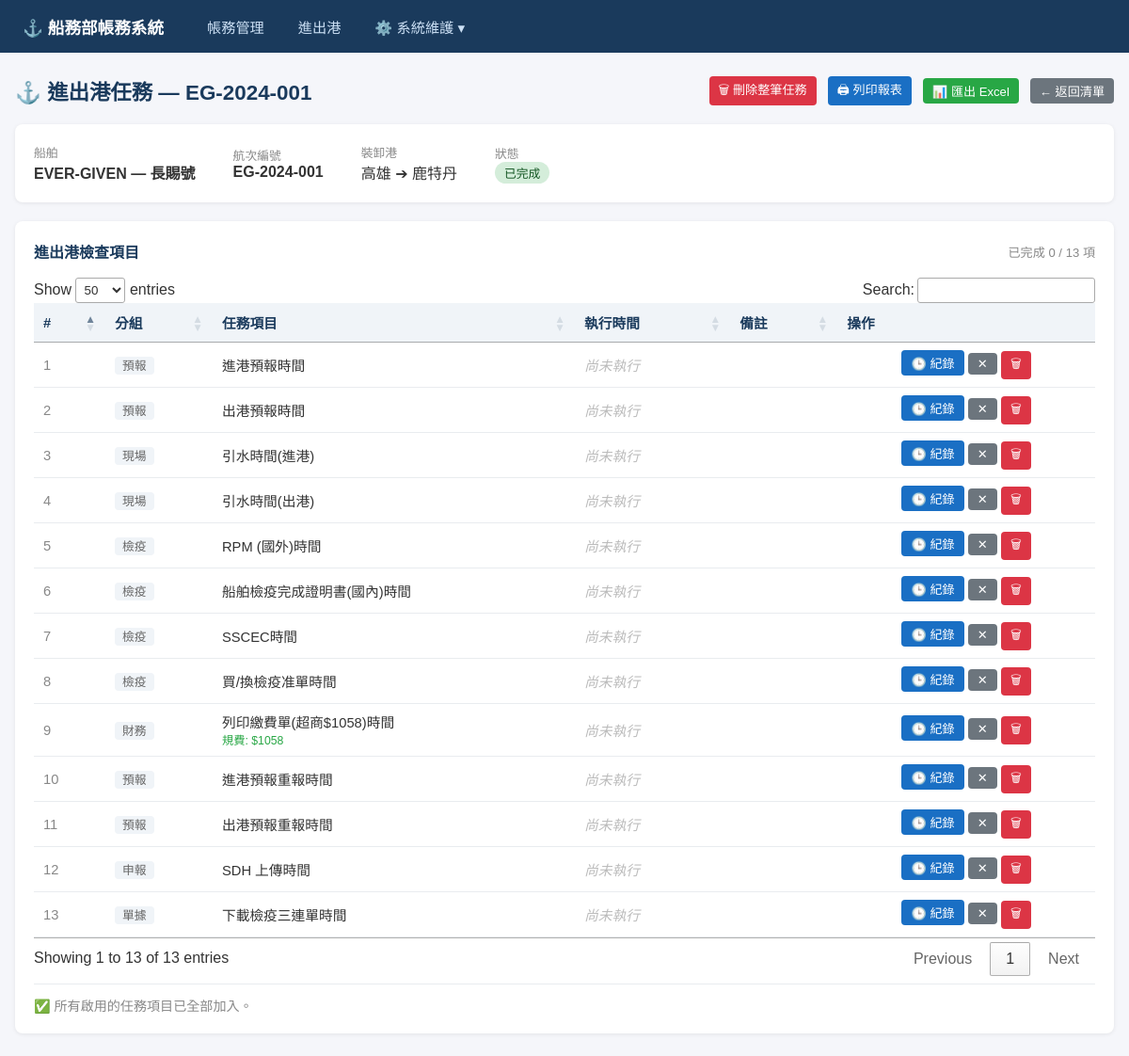
Page /voyage-tasks/1 on the earlier database version.
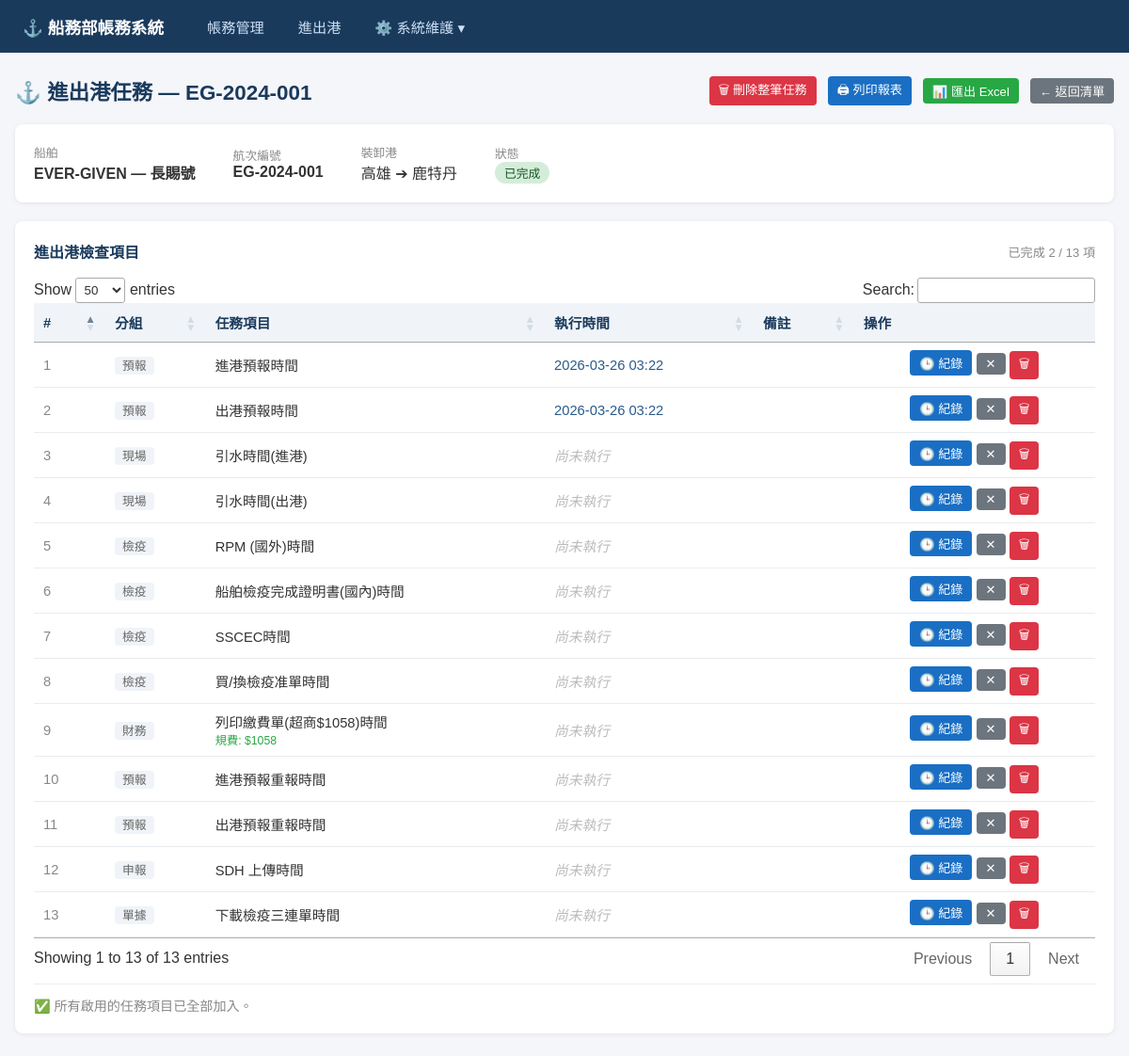
Same page on the later database version.
### models.py (models this page shows)
class Voyage(Base):
    __tablename__ = "voyages"
    id = Column(Integer, primary_key=True, index=True)
    voyage_no = Column(String, unique=True, nullable=False, index=True)
    ship_id = Column(Integer, ForeignKey("ships.id"), nullable=False)
    port_of_loading = Column(String)
    port_of_discharge = Column(String)
    etd = Column(Date)
    eta = Column(Date)
    status = Column(String, default="計畫中")  # 計畫中/進行中/已完成
    created_at = Column(DateTime, default=func.now())
    updated_at = Column(DateTime, default=func.now(), onupdate=func.now())
    ship = relationship("Ship", back_populates="voyages")
    invoices = relationship("Invoice", back_populates="voyage")
    task_logs = relationship("VoyageTaskLog", back_populates="voyage")

class Ship(Base):
    __tablename__ = "ships"
    id = Column(Integer, primary_key=True, index=True)
    code = Column(String, unique=True, nullable=False, index=True)
    name = Column(String, nullable=False)
    flag = Column(String)
    ship_type = Column(String)
    created_at = Column(DateTime, default=func.now())
    updated_at = Column(DateTime, default=func.now(), onupdate=func.now())
    voyages = relationship("Voyage", back_populates="ship")

class VoyageTaskLog(Base):
    __tablename__ = "voyage_task_logs"
    id = Column(Integer, primary_key=True, index=True)
    voyage_id = Column(Integer, ForeignKey("voyages.id"), nullable=False)
    task_id = Column(Integer, ForeignKey("task_categories.id"), nullable=False)
    recorded_time = Column(DateTime) # 實際動作時間
    recorded_by = Column(String) # 執行的使用者
    remarks = Column(String)     # 備註
    created_at = Column(DateTime, default=func.now())
    voyage = relationship("Voyage", back_populates="task_logs")
    task_category = relationship("TaskCategory", back_populates="task_logs")

class TaskCategory(Base):
    __tablename__ = "task_categories"
    id = Column(Integer, primary_key=True, index=True)
    name = Column(String, nullable=False)    # 任務名稱
    task_group = Column(String)             # 分組
    default_fee = Column(Numeric(18, 2), default=0) # 預設規費
    display_order = Column(Integer, default=0)
    is_active = Column(Integer, default=1)   # 1: 啟用, 0: 停用
    created_at = Column(DateTime, default=func.now())
    updated_at = Column(DateTime, default=func.now(), onupdate=func.now())
    task_logs = relationship("VoyageTaskLog", back_populates="task_category")

### routers/voyage_tasks.py (the view)
@router.get("/{voyage_id}", response_class=HTMLResponse)
def detail_voyage_tasks(
    voyage_id: int,
    request: Request,
    db: Session = Depends(get_db)
):
    voyage = db.query(models.Voyage).filter(models.Voyage.id == voyage_id).first()
    if not voyage:
        return RedirectResponse(url="/voyage-tasks", status_code=303)
    task_logs = (
        db.query(models.VoyageTaskLog)
        .join(models.TaskCategory)
        .filter(models.VoyageTaskLog.voyage_id == voyage_id)
        .order_by(
            models.TaskCategory.display_order,
            models.TaskCategory.task_group,
            models.TaskCategory.name
        )
        .all()
    )
    used_task_ids = [log.task_id for log in task_logs]
    if used_task_ids:
        available_categories = (
            db.query(models.TaskCategory)
            .filter(
                models.TaskCategory.is_active == 1,
                models.TaskCategory.id.notin_(used_task_ids)
            )
            .order_by(models.TaskCategory.task_group, models.TaskCategory.display_order)
            .all()
        )
    else:
        available_categories = (
            db.query(models.TaskCategory)
            .filter(models.TaskCategory.is_active == 1)
            .order_by(models.TaskCategory.task_group, models.TaskCategory.display_order)
            .all()
        )
    return templates.TemplateResponse("voyage_tasks/detail.html", {
        "request": request,
        "voyage": voyage,
        "task_logs": task_logs,
        "available_categories": available_categories,
    })

### templates/voyage_tasks/detail.html (shortened to what this page needs)
{% extends "base.html" %}
{% block content %}
<div class="page-header" style="display:flex; justify-content:space-between; align-items:center; flex-wrap:wrap; gap:12px;">
    <h1 style="margin:0;">⚓ 進出港任務 — {{ voyage.voyage_no }}</h1>
    <div style="display:flex; gap:12px; align-items:center;">
        <form method="post" action="/voyage-tasks/{{ voyage.id }}/purge" onsubmit="return confirm('確定要刪除此航次的所有進出港任務紀錄嗎？');" style="margin:0;">
            <button type="submit" class="btn btn-danger btn-sm">🗑 刪除整筆任務</button>
        </form>
        <a href="/voyage-tasks/{{ voyage.id }}/print" target="_blank" class="btn btn-primary btn-sm">🖨 列印報表</a>
        <a href="/voyage-tasks/{{ voyage.id }}/excel" class="btn btn-success btn-sm">📊 匯出 Excel</a>
        <a href="/voyage-tasks" class="btn btn-secondary btn-sm">← 返回清單</a>
    </div>
</div>
<div class="card">
    <div style="display:flex; gap:40px; align-items:center; flex-wrap:wrap;">
        <div>
            <label style="font-size:0.8rem; color:#888;">船舶</label>
            <div style="font-weight:bold;">{{ voyage.ship.code }} — {{ voyage.ship.name }}</div>
        </div>
        <div>
            <label style="font-size:0.8rem; color:#888;">航次編號</label>
            <div style="font-weight:bold;">{{ voyage.voyage_no }}</div>
        </div>
        <div>
            <label style="font-size:0.8rem; color:#888;">裝卸港</label>
            <div>{{ voyage.port_of_loading or '?' }} ➔ {{ voyage.port_of_discharge or '?' }}</div>
        </div>
        <div>
            <label style="font-size:0.8rem; color:#888;">狀態</label>
            <div>
                {% if voyage.status == '計畫中' %}<span class="badge badge-planned">{{ voyage.status }}</span>
                {% elif voyage.status == '進行中' %}<span class="badge badge-ongoing">{{ voyage.status }}</span>
                {% else %}<span class="badge badge-done">{{ voyage.status }}</span>{% endif %}
            </div>
        </div>
    </div>
</div>
<div class="card">
    <div style="display:flex; justify-content:space-between; align-items:center; margin-bottom:16px;">
        <h2 style="font-size:1rem; color:#1a3a5c; margin:0;">進出港檢查項目</h2>
        <span style="font-size:0.82rem; color:#888;" id="progressSummary">
            {% set done_count = task_logs | selectattr('recorded_time') | list | length %}
            已完成 {{ done_count }} / {{ task_logs | length }} 項
        </span>
    </div>
    <table id="taskTable">
        <thead>
            <tr>
                <th style="width:40px;">#</th>
                <th>分組</th>
                <th>任務項目</th>
                <th>執行時間</th>
                <th>備註</th>
                <th class="text-center">操作</th>
            </tr>
        </thead>
        <tbody id="taskTableBody">
            {% for log in task_logs %}
            <tr id="row-{{ log.id }}">
                <td style="color:#888;">{{ loop.index }}</td>
                <td>
                    <span style="font-size:0.8rem; color:#666; background:#f0f4f8; padding:2px 8px; border-radius:4px;">
                        {{ log.task_category.task_group or '未分類' }}
                    </span>
                </td>
                <td>
                    <div>{{ log.task_category.name }}</div>
                    {% if log.task_category.default_fee and log.task_category.default_fee > 0 %}
                    <small style="color:#28a745;">規費: ${{ "%.0f" | format(log.task_category.default_fee) }}</small>
                    {% endif %}
                </td>
                <td id="time-cell-{{ log.id }}" data-order="{{ log.recorded_time.strftime('%Y-%m-%d %H:%M') if log.recorded_time else '9999-12-31' }}">
                    {% if log.recorded_time %}
                    <span class="recorded-time" style="color:#2a5a8c; font-weight:500;">
                        {{ log.recorded_time.strftime('%Y-%m-%d %H:%M') }}
                    </span>
                    {% else %}
                    <span style="color:#bbb; font-style:italic;">尚未執行</span>
                    {% endif %}
                </td>
                <td id="remark-cell-{{ log.id }}" style="color:#555; font-size:0.9rem;">
                </td>
                <td class="text-center" style="white-space:nowrap;">
                    <button class="btn btn-primary btn-sm"
                            onclick="openRecordModal({{ log.id }}, '{{ log.task_category.name | replace("'", "\\'") }}')">
                        🕒 紀錄
                    </button>
                    <button class="btn btn-secondary btn-sm"
                            onclick="clearTime({{ log.id }})"
                            title="清除時間">
                        ✕
                    </button>
                    <button class="btn btn-danger btn-sm"
                            onclick="deleteLog({{ log.id }}, {{ voyage.id }})">
                        🗑
                    </button>
                </td>
            </tr>
            {% else %}
            <tr id="emptyRow">
                <td colspan="5" class="text-center" style="color:#999; padding:30px;">
                    尚無檢查項目，請從下方新增。
                </td>
            </tr>
            {% endfor %}
        </tbody>
    </table>
    {% if available_categories %}
    <div style="border-top:1px solid #e9ecef; padding-top:16px; margin-top:8px;">
        <h3 style="font-size:0.95rem; color:#1a3a5c; margin-bottom:12px;">新增項目</h3>
        <div style="display:flex; gap:10px; align-items:flex-end; flex-wrap:wrap;">
            <div class="form-group" style="flex:1; min-width:220px; margin:0;">
                <label>選擇任務項目</label>
                <select id="addTaskSelect" style="width:100%;">
                    <option value="">-- 選擇要加入的項目 --</option>
                    {% for cat in available_categories %}
                    <option value="{{ cat.id }}">[{{ cat.task_group or '未分類' }}] {{ cat.name }}</option>
                    {% endfor %}
                </select>
            </div>
            <div style="padding-bottom:2px;">
                <button class="btn btn-success" onclick="addTask({{ voyage.id }})">➕ 加入</button>
            </div>
        </div>
    </div>
    {% else %}
    <div style="border-top:1px solid #e9ecef; padding-top:12px; margin-top:8px; color:#888; font-size:0.88rem;">
        ✅ 所有啟用的任務項目已全部加入。
    </div>
    {% endif %}
</div>
{% endblock %}

### templates/base.html (shortened to what this page needs)
<!DOCTYPE html>
<html lang="zh-TW">
<head>
    <link rel="stylesheet" href="/static/style.css">
    <link rel="stylesheet" href="https://cdn.datatables.net/1.13.7/css/jquery.dataTables.min.css">
</head>
<body>
    <nav class="navbar">
        <div class="nav-brand">⚓ 船務部帳務系統</div>
        <ul class="nav-links">
            <li><a href="/invoices">帳務管理</a></li>
            <li><a href="/voyage-tasks">進出港</a></li>
            <li class="dropdown">
                <a href="javascript:void(0)" class="dropbtn">⚙️ 系統維護 ▾</a>
            </li>
        </ul>
    </nav>
    <div class="container">
        {% block content %}{% endblock %}
    </div>
</body>
</html>

### static/style.css (style rules this page uses)
* { box-sizing: border-box; margin: 0; padding: 0; }
body { font-family: "Microsoft JhengHei", "Noto Sans TC", sans-serif; background: #f5f6fa; color: #333; }
.navbar { background: #1a3a5c; color: white; padding: 0 24px; display: flex; align-items: center; height: 56px; gap: 32px; }
.nav-brand { font-size: 1.1rem; font-weight: bold; white-space: nowrap; }
.nav-links { list-style: none; display: flex; gap: 8px; }
.nav-links a { color: #cce0f5; text-decoration: none; padding: 6px 14px; border-radius: 4px; font-size: 0.95rem; transition: background 0.2s; }
.dropdown { position: relative; display: inline-block; }
.dropbtn { cursor: pointer; }
.container { max-width: 1200px; margin: 24px auto; padding: 0 16px; }
.page-header { display: flex; justify-content: space-between; align-items: center; margin-bottom: 20px; }
.page-header h1 { font-size: 1.4rem; color: #1a3a5c; }
.btn { display: inline-block; padding: 7px 16px; border-radius: 4px; border: none; cursor: pointer; font-size: 0.9rem; text-decoration: none; transition: opacity 0.2s; }
.btn-primary { background: #1a6fc4; color: white; }
.btn-success { background: #28a745; color: white; }
.btn-danger { background: #dc3545; color: white; }
.btn-secondary { background: #6c757d; color: white; }
.btn-sm { padding: 4px 10px; font-size: 0.82rem; }
.card { background: white; border-radius: 8px; box-shadow: 0 1px 4px rgba(0,0,0,0.08); padding: 20px; margin-bottom: 20px; }
table { width: 100%; border-collapse: collapse; }
th, td { padding: 10px 12px; text-align: left; border-bottom: 1px solid #e9ecef; font-size: 0.92rem; }
th { background: #f0f4f8; color: #1a3a5c; font-weight: 600; }
.text-center { text-align: center; }
.badge { display: inline-block; padding: 2px 10px; border-radius: 12px; font-size: 0.8rem; font-weight: 500; }
.badge-done { background: #d4edda; color: #155724; }

Differences in the rows shown:
changed VoyageTaskLog "進港預報時間": recorded_time (not shown) → "2026-03-26 03:22"; no longer shows "尚未執行"
changed VoyageTaskLog "出港預報時間": recorded_time (not shown) → "2026-03-26 03:22"; no longer shows "尚未執行"
Other differences:
{{ done_count }}: "0" → "2"
